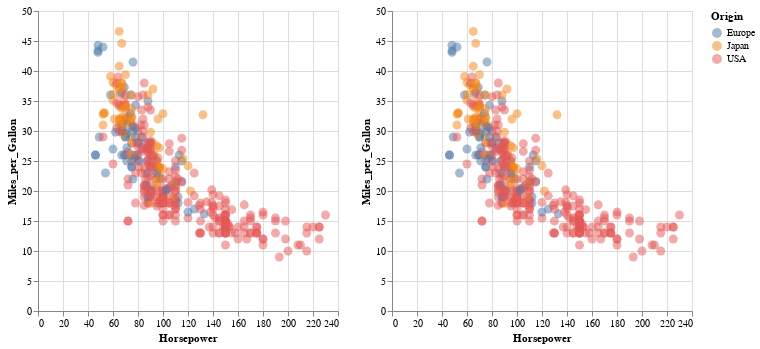

Notebook source saved alongside this figure:
### Markdown cell above
So lets build a chart having tooltips and some basic interaction.

### Code cell
#1.1 add tooltip and default interactivity 
c1=hp_mpg.encode(
    tooltip='Name:N'
).interactive()

c2=hp_mpg.interactive() #Notice chart axes scales are interactive
(c1|c2)

### Figure 1 — Vega-Lite specification as saved in the notebook (floating-point values rounded to 4 significant figures; data arrays with more than 128 entries replaced by an {"elided": "..."} marker saying what was removed)
{"config": {"view": {"continuousWidth": 300, "continuousHeight": 300}}, "hconcat": [{"mark": {"type": "circle", "opacity": 0.5, "size": 80}, "encoding": {"color": {"field": "Origin", "type": "nominal"}, "tooltip": {"field": "Name", "type": "nominal"}, "x": {"field": "Horsepower", "type": "quantitative"}, "y": {"field": "Miles_per_Gallon", "type": "quantitative"}}, "name": "view_1"}, {"mark": {"type": "circle", "opacity": 0.5, "size": 80}, "encoding": {"color": {"field": "Origin", "type": "nominal"}, "x": {"field": "Horsepower", "type": "quantitative"}, "y": {"field": "Miles_per_Gallon", "type": "quantitative"}}, "name": "view_2"}], "data": {"name": "data-8e25068d8b9a578f41a59c91e539d690"}, "params": [{"name": "param_1", "select": {"type": "interval", "encodings": ["x", "y"]}, "bind": "scales", "views": ["view_1"]}, {"name": "param_2", "select": {"type": "interval", "encodings": ["x", "y"]}, "bind": "scales", "views": ["view_2"]}], "$schema": "https://vega.github.io/schema/vega-lite/v5.16.3.json", "datasets": {"data-8e25068d8b9a578f41a59c91e539d690": {"elided": "406 records"}}}
